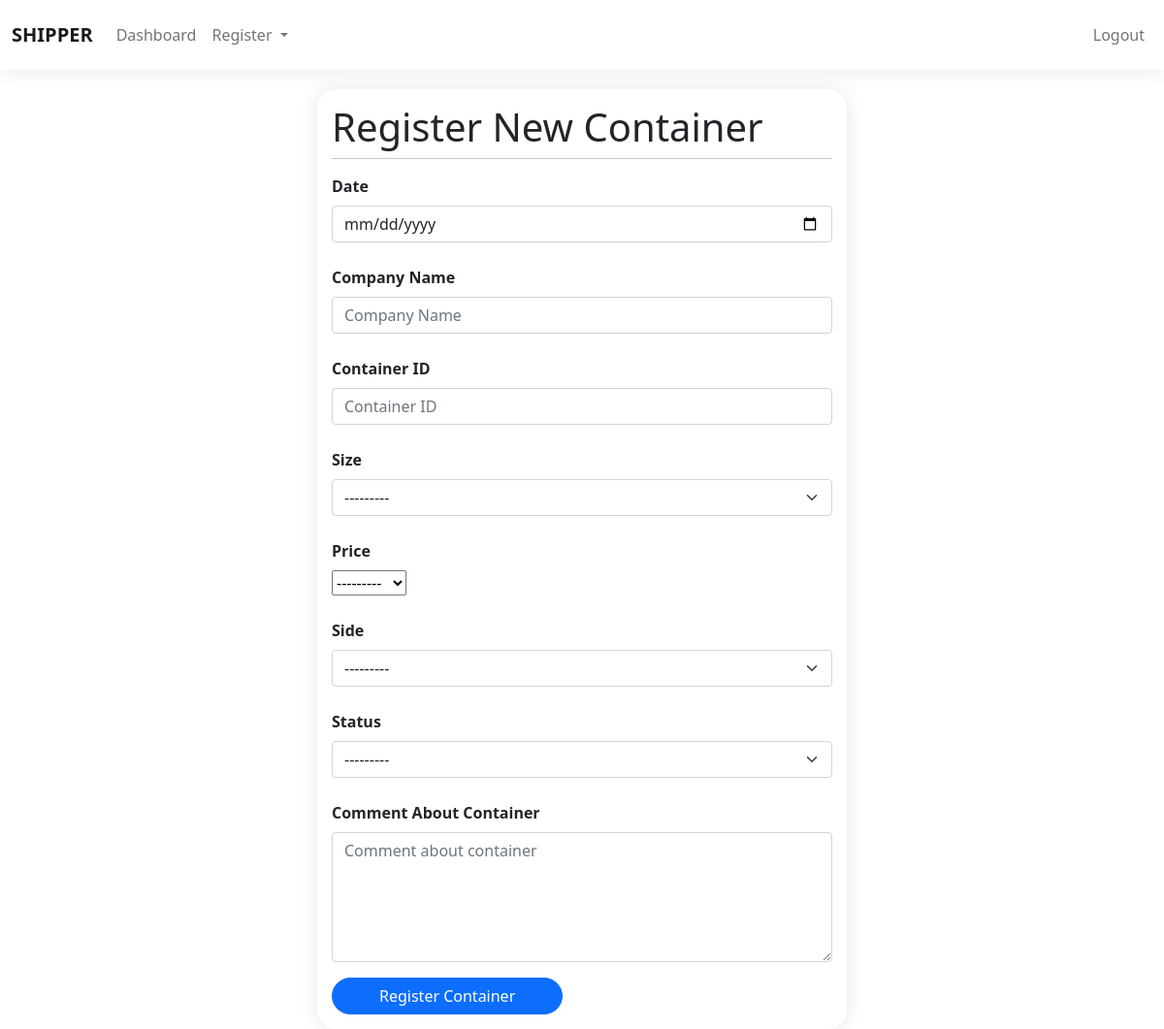
Page /ship/register/new-container/9/Wanjala/ (signed in) on the committed database.
### ship/models.py (models this page shows)
class ContainerSize(models.Model):
    size = models.CharField(max_length=10, blank=True, null=True)
    date_created = models.DateTimeField(auto_now_add=True)
    def __str__(self):
        return self.size

class ContainerSide(models.Model):
    side = models.CharField(max_length=10, blank=True, null=True)
    date_created = models.DateTimeField(auto_now_add=True)
    def __str__(self):
        return self.side

class ContainerStatus(models.Model):
    COLORS = (
        ('warning', 'warning'),
        ('danger', 'danger'),
        ('success', 'success'),
        ('primary', 'primary'),
        ('secondary', 'secondary'),
        ('info', 'info')
    )
    status = models.CharField(max_length=10, blank=True, null=True)
    status_color = models.CharField(max_length=10, choices=COLORS, blank=True, null=True)
    date_created = models.DateTimeField(auto_now_add=True)
    def __str__(self):
        return self.status

### ship/views.py (the view, shortened to what this page needs)
# urls.py: path('register/new-container/<str:ship_id>/<str:ship_name>/', registernewcontainer, name='registercontainer'),
@login_required(login_url='login')
def registernewcontainer(request, ship_id, ship_name):
    ship = Ship.objects.get(id=ship_id)
    containerform = CreateContainerForm()
    context = {
        'page': 'cont-reg',
        'containerform': containerform
    }
    return render(request, template_name='admin_/shipment/registernewcontainer.html', context=context)

### templates/admin_/shipment/registernewcontainer.html (shortened to what this page needs)
{% extends './../components/base.html' %}
{% load static %}
{% block content %}
  <div class="container">
    <div class="row">
      <div class="col-md-6 offset-md-3">
        <div class="form-holder">
          <h1>Register New Container</h1>
          <hr class="dropdown-divider">
          <form method="POST">
            {% for field in containerform %}
                <div class="mb-3">
                    <label for="{{ field.id_for_label }}" class="my-2"><strong>{{field.label}}</strong></label>
                    {{field}}
                </div>
            {% endfor %}
            <button type="submit" class="btn btn-primary rounded-pill px-5">Register Container</button>
          </form>
        </div>
      </div>
    </div>
  </div>
{% endblock content %}

### static/css/style.css (style rules this page uses)
.form-holder, .common-card { border-radius: 20px; background: #fff; padding: 15px; box-shadow: 0px 0px 20px rgba(0, 0, 0, 0.1); margin-top: 20px; }

### rows in the picture
ContainerSize: containerform "---------"
ContainerSide: containerform "---------"
ContainerStatus: containerform "---------"

### other values in the picture
{{ field.label }} "Date" "Company Name" "Container ID" "Size" "Price" "Side" "Status" "Comment About Container"
